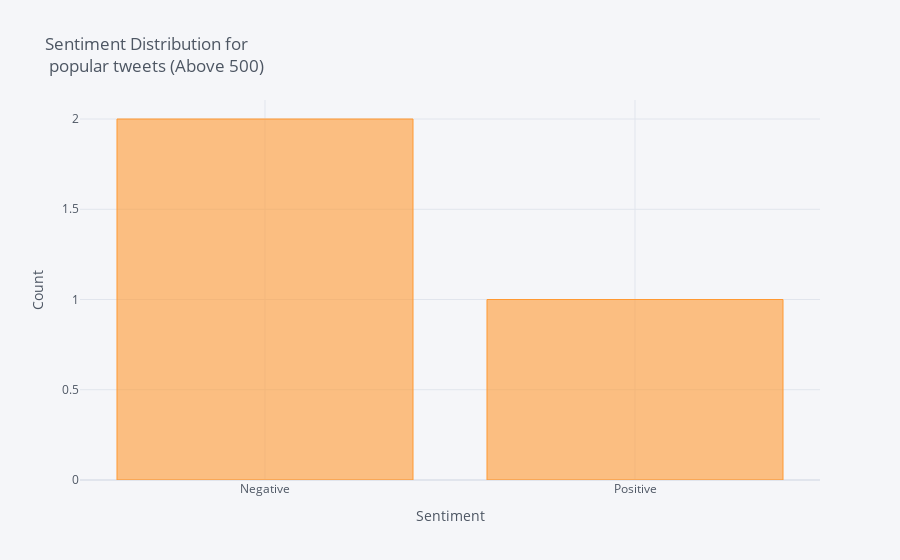

This figure's notebook cell:
### Markdown cell above
Most Popular:

### Code cell
df_popular = df[df['Retweets'] >= 500]
df_popular['Sentiment'].value_counts().iplot(kind='bar', xTitle='Sentiment',
                                    yTitle='Count', title = 'Sentiment Distribution for <br> popular tweets (Above 500)')

### Figure 1 — Plotly figure (JSON) as saved in the notebook; plotly's stock layout.template omitted (floating-point values rounded to 4 significant figures)
{"data": [{"marker": {"color": "rgba(255, 153, 51, 0.6)", "line": {"color": "rgba(255, 153, 51, 1.0)", "width": 1}}, "name": "Sentiment", "orientation": "v", "text": "", "type": "bar", "x": ["Negative", "Positive"], "y": [2, 1]}], "layout": {"legend": {"bgcolor": "#F5F6F9", "font": {"color": "#4D5663"}}, "paper_bgcolor": "#F5F6F9", "plot_bgcolor": "#F5F6F9", "title": {"font": {"color": "#4D5663"}, "text": "Sentiment Distribution for <br> popular tweets (Above 500)"}, "xaxis": {"gridcolor": "#E1E5ED", "showgrid": true, "tickfont": {"color": "#4D5663"}, "title": {"font": {"color": "#4D5663"}, "text": "Sentiment"}, "zerolinecolor": "#E1E5ED"}, "yaxis": {"gridcolor": "#E1E5ED", "showgrid": true, "tickfont": {"color": "#4D5663"}, "title": {"font": {"color": "#4D5663"}, "text": "Count"}, "zerolinecolor": "#E1E5ED"}}}
